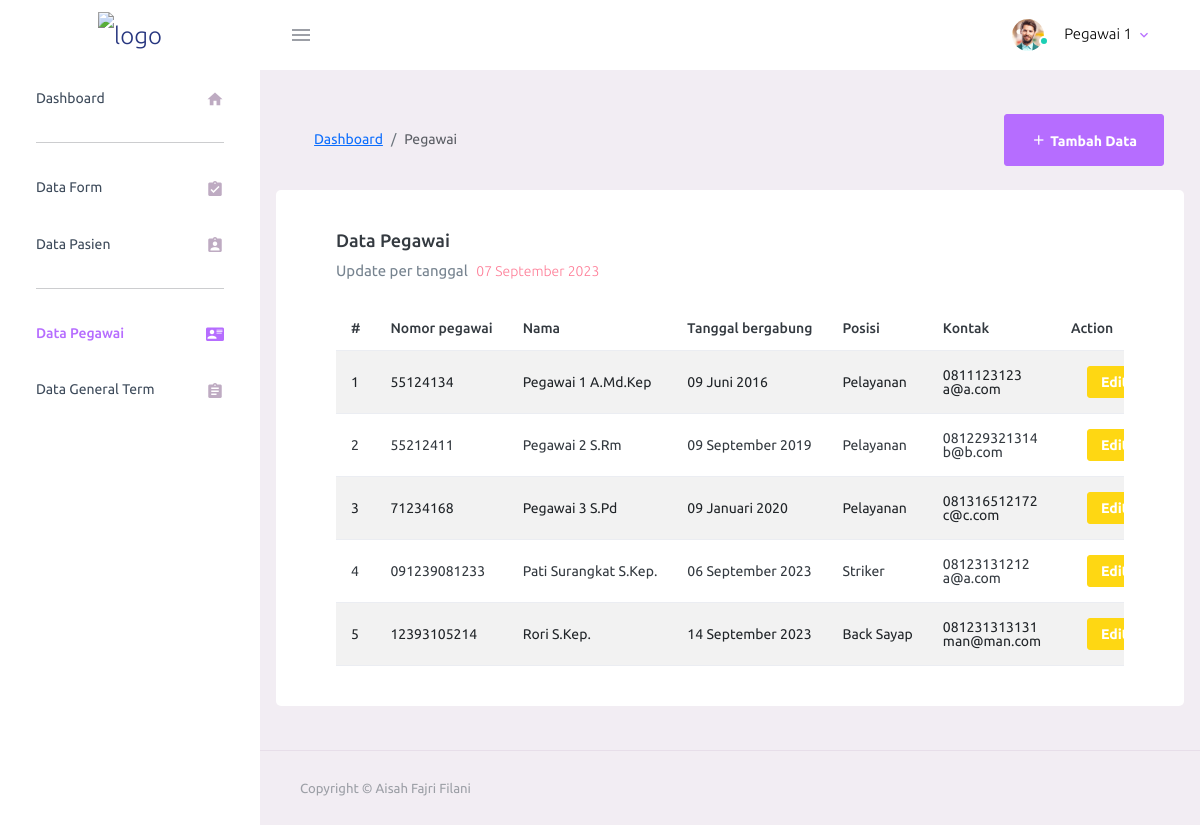
Page /app/pages/pegawai/index.php/ (signed in) on the committed database.
### tables this page shows
CREATE TABLE `employees` (
  `id` int(11) NOT NULL,
  `employee_number` varchar(50) NOT NULL,
  `name` varchar(200) NOT NULL,
  `front_title` varchar(50) DEFAULT NULL,
  `back_title` varchar(50) DEFAULT NULL,
  `join_date` date DEFAULT NULL,
  `position` varchar(50) DEFAULT NULL,
  `phone` varchar(15) DEFAULT NULL,
  `email` varchar(100) DEFAULT NULL,
  `user_id` int(11) NOT NULL,
  `inputdate` timestamp NOT NULL DEFAULT current_timestamp(),
  `updatedate` timestamp NULL DEFAULT NULL
);

### system/config/base.php (called while the page is built, shortened)
<?php
include 'function.php';
include_once $rootpath . '/system/server/db.php';
$session = $_SESSION;
function routes($param = null, $id=null)
{
    $baseurl = $_SERVER['REQUEST_SCHEME'] . "://" . $_SERVER['HTTP_HOST'] . "/ais-project";
    $routes = [
        'login' => '/app/pages/login/index.php',
        'do-login' => '/app/pages/login/do-login.php',
        'logout' => '/app/pages/login/do-logout.php',
        'dashboard' => '/app/pages/dashboard/index.php',
        'ajax-pasien-wali' => '/app/pages/ajax/ajax-pasien-wali.php',
        'pasien' => '/app/pages/pasien/index.php',
        'pasien/add' => '/app/pages/pasien/add.php',
        'pasien/input' => '/app/pages/pasien/input.php',
        'pasien/edit' => '/app/pages/pasien/edit.php',
        'pasien/update' => '/app/pages/pasien/update.php',
        'pasien/delete' => '/app/pages/pasien/delete.php',
        'form' => '/app/pages/form/index.php',
        'form/fill' => '/app/pages/form/fill/1.php',
        'form/fill/2' => '/app/pages/form/fill/2.php',
        'form/fill/3' => '/app/pages/form/fill/3.php',
        'form/fill/4' => '/app/pages/form/fill/4.php',
        'form/do-fill-1' => '/app/pages/form/action/do-fill-1.php',
        'form/do-fill-2' => '/app/pages/form/action/do-fill-2.php',
        'form/do-fill-3' => '/app/pages/form/action/do-fill-3.php',
        'form/do-fill-4' => '/app/pages/form/action/do-fill-4.php',
        'form/done' => '/app/pages/form/done.php',
        'form/preview-new' => '/app/pages/form/preview.php',
        'form/add' => '/app/pages/form/add.php',
        'form/input' => '/app/pages/form/input.php',
        'form/edit' => '/app/pages/form/edit.php',
        'form/update' => '/app/pages/form/update.php',
        'form/delete' => '/app/pages/form/delete.php',
        'submit' => '/app/pages/form/submit.php',
        'pegawai' => '/app/pages/pegawai/index.php',
        'pegawai/add' => '/app/pages/pegawai/add.php',
        'pegawai/input' => '/app/pages/pegawai/input.php',
        'pegawai/edit' => '/app/pages/pegawai/edit.php',
        'pegawai/update' => '/app/pages/pegawai/update.php',
        'pegawai/delete' => '/app/pages/pegawai/delete.php',
        'term' => '/app/pages/term/index.php',
        'term/add' => '/app/pages/term/add.php',
        'term/input' => '/app/pages/term/input.php',
        'term/edit' => '/app/pages/term/edit.php',
        'term/update' => '/app/pages/term/update.php',
        'term/delete' => '/app/pages/term/delete.php',
    ];
    return $baseurl . ($routes[$param] ."/". $id  ?? '');
}

### system/config/function.php (called while the page is built, shortened)
<?php
function getUri($index){
    $uri = explode("/", $_SERVER['REQUEST_URI']);
    if(isset($uri[$index])){
        $uri[$index] = str_replace(".php", "", $uri[$index]);
        return $uri[$index];
    }
    return null;
}
function needHidden($param, $value){
    return '';
}
function toTitle($string){
    return ucwords(strtolower($string));
}
function toIndoDate($date)
{
    $date = date('Y-m-d', strtotime($date));
    $BulanIndo = array("Januari", "Februari", "Maret",
        "April", "Mei", "Juni",
        "Juli", "Agustus", "September",
        "Oktober", "November", "Desember");
    $tahun = substr($date, 0, 4);
    $bulan = substr($date, 5, 2);
    $tgl = substr($date, 8, 2);
    $result = $tgl . " " . $BulanIndo[(int) $bulan - 1] . " " . $tahun;
    return ($result);
}
?>

### system/server/db.php (called while the page is built, shortened)
<?php
$servername = "localhost";
$username = "root";
$password = "";
$dbname = "db_consent_form";
$db = new mysqli($servername, $username, $password, $dbname);
function all($table, $where = null)
{
    global $db;
    $sql = "SELECT * FROM $table";
    $result = $db->query($sql);
    $data = [];
    if ($result->num_rows > 0) {
        while ($row = $result->fetch_assoc()) {
            $data[] = $row;
        }
    }
    return $data;
}

### app/pages/pegawai/index.php (the view, shortened to what this page needs)
<?php include_once '../../../system/view/header.php';?>
<?php
$employees = all('employees');
?>
<div class="container-scroller">
    <?php include "$rootpath/app/layout/topbar.php";?>
    <div class="container-fluid page-body-wrapper">
        <?php include "$rootpath/app/layout/sidebar.php";?>
        <div class="main-panel">
            <div class="content-wrapper">
                <div class="page-header">
                    <nav aria-label="breadcrumb">
                        <ol class="breadcrumb">
                            <li class="breadcrumb-item"><a href="<?=routes('dashboard')?>"><?=toTitle('Dashboard')?></a>
                            </li>
                            <li class="breadcrumb-item active" aria-current="page"><?=toTitle(getUri(4))?></li>
                        </ol>
                    </nav>
                    <h3 class="page-title">
                        <button class="btn btn-primary btn-xs">
                            <a href="<?=routes('pegawai/add')?>" class="btn btn-primary btn-sm">
                                <i class="mdi mdi-plus"></i>
                                Tambah Data
                            </a>
                        </button>
                    </h3>
                </div>
                <div class="row">
                    <div class="card">
                        <div class="card-body">
                            <h4>Data <?=toTitle(getUri(4))?></h4>
                            <p class="card-description"> Update per tanggal
                                <code><?=toIndoDate(date('Y-m-d'))?></code>
                            </p>
                            <div class="table-container">
                                <table id="myTable" class="table table-hover table-striped">
                                    <thead>
                                        <tr>
                                            <th>#</th>
                                            <th>Nomor pegawai</th>
                                            <th>Nama</th>
                                            <th>Tanggal bergabung</th>
                                            <th>Posisi</th>
                                            <th>Kontak</th>
                                            <th>Action</th>
                                        </tr>
                                    </thead>
                                    <tbody>
                                        <?php
                                        $no = 1;
                                        foreach ($employees as $employee) {
                                            $fullname = "$employee[front_title] $employee[name] $employee[back_title]";
                                            echo "<tr>";
                                            echo "<td>$no</td>";
                                            echo "<td>$employee[employee_number]</td>";
                                            echo "<td>$fullname</td>";
                                            echo "<td>".toIndoDate($employee['join_date'])."</td>";
                                            echo "<td>$employee[position]</td>";
                                            echo "<td>$employee[phone] <br> $employee[email]</td>";
                                            echo "<td>";
                                            echo "<a href='".routes('pegawai/edit',$employee['id'])."' class='btn btn-warning btn-sm mx-3'>Edit</a>";
                                            echo "</td>";
                                            echo "</tr>";
                                            $no++;
                                        }
                                        ?>
                                    </tbody>
                                </table>
                            </div>
                        </div>
                    </div>
                </div>
            </div>
            <footer class="footer">
                <div class="container-fluid d-flex justify-content-between">
                    <span class="text-muted d-block text-center text-sm-start d-sm-inline-block">Copyright ©
                        Aisah Fajri Filani</span>
                </div>
            </footer>
        </div>
    </div>
</div>
<?php include_once '../../../system/view/footer.php';?>

### app/layout/topbar.php (shortened to what this page needs)
<nav class="navbar default-layout-navbar col-lg-12 col-12 p-0 fixed-top d-flex flex-row">
        <div class="text-center navbar-brand-wrapper d-flex align-items-center justify-content-center">
          <a class="navbar-brand brand-logo" href="<?=routes('dashboard')?>"><img src="<?= $baseurl.'/assets/raw/theme/images/logo.svg'?>" alt="logo" /></a>
        </div>
        <div class="navbar-menu-wrapper d-flex align-items-stretch <?=needHidden(getUri(5),'fill')?> <?=needHidden(getUri(5),'done')?>">
          <button class="navbar-toggler navbar-toggler align-self-center" type="button" data-toggle="minimize">
            <span class="mdi mdi-menu"></span>
          </button>
          <ul class="navbar-nav navbar-nav-right">
            <li class="nav-item nav-profile dropdown">
              <a class="nav-link dropdown-toggle" id="profileDropdown" href="#" data-bs-toggle="dropdown" aria-expanded="false">
                <div class="nav-profile-img">
                  <img src="<?= $baseurl.'/assets/raw/theme/images/faces/face1.jpg'?>" alt="image">
                  <span class="availability-status online"></span>
                </div>
                <div class="nav-profile-text">
                  <p class="mb-1 text-black"><?= $session['user']['name']?></p>
                </div>
              </a>
            </li>
        </div>
      </nav>

### system/view/header.php (style rules this page uses)
.table-container { overflow-x: auto; }

### rows in the picture
employees: name "Pegawai 1", employee_number "55124134", fullname "Pegawai 1 A.Md.Kep", join_date "09 Juni 2016", position "Pelayanan", phone "0811123123", email "a@a.com"
employees: employee_number "55212411", fullname "Pegawai 2 S.Rm", join_date "09 September 2019", position "Pelayanan", phone "081229321314", email "b@b.com"
employees: employee_number "71234168", fullname "Pegawai 3 S.Pd", join_date "09 Januari 2020", position "Pelayanan", phone "081316512172", email "c@c.com"
employees: employee_number "091239081233", fullname "Pati Surangkat S.Kep.", join_date "06 September 2023", position "Striker", phone "08123131212", email "a@a.com"
employees: employee_number "12393105214", fullname "Rori S.Kep.", join_date "14 September 2023", position "Back Sayap", phone "081231313131", email "man@man.com"

### other values in the picture
toTitle('Dashboard') "Dashboard"
toTitle(getUri(4)) "Pegawai"
